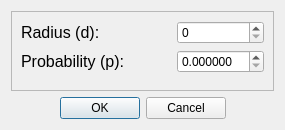
<?xml version="1.0" encoding="UTF-8"?>
<ui version="4.0">
 <class>WhiteNoiseDialog</class>
 <widget class="QDialog" name="WhiteNoiseDialog">
  <property name="windowModality">
   <enum>Qt::ApplicationModal</enum>
  </property>
  <property name="geometry">
   <rect>
    <x>0</x>
    <y>0</y>
    <width>285</width>
    <height>130</height>
   </rect>
  </property>
  <property name="sizePolicy">
   <sizepolicy hsizetype="Fixed" vsizetype="Fixed">
    <horstretch>0</horstretch>
    <verstretch>0</verstretch>
   </sizepolicy>
  </property>
  <property name="windowTitle">
   <string>White Noise parameters</string>
  </property>
  <layout class="QVBoxLayout" name="verticalLayout">
   <item>
    <widget class="QFrame" name="frame">
     <property name="frameShape">
      <enum>QFrame::StyledPanel</enum>
     </property>
     <property name="frameShadow">
      <enum>QFrame::Raised</enum>
     </property>
     <layout class="QFormLayout" name="formLayout">
      <item row="0" column="0">
       <widget class="QLabel" name="label">
        <property name="minimumSize">
         <size>
          <width>150</width>
          <height>0</height>
         </size>
        </property>
        <property name="font">
         <font>
          <pointsize>12</pointsize>
         </font>
        </property>
        <property name="text">
         <string>Radius (d):</string>
        </property>
       </widget>
      </item>
      <item row="1" column="0">
       <widget class="QLabel" name="label_2">
        <property name="font">
         <font>
          <pointsize>12</pointsize>
         </font>
        </property>
        <property name="text">
         <string>Probability (p):</string>
        </property>
       </widget>
      </item>
      <item row="0" column="1">
       <widget class="QSpinBox" name="spinBoxDispersion">
        <property name="maximum">
         <number>255</number>
        </property>
       </widget>
      </item>
      <item row="1" column="1">
       <widget class="QDoubleSpinBox" name="doubleSpinBoxProbaility">
        <property name="decimals">
         <number>6</number>
        </property>
        <property name="maximum">
         <double>1.000000000000000</double>
        </property>
        <property name="singleStep">
         <double>0.000001000000000</double>
        </property>
       </widget>
      </item>
     </layout>
    </widget>
   </item>
   <item>
    <widget class="QDialogButtonBox" name="buttonBox">
     <property name="orientation">
      <enum>Qt::Horizontal</enum>
     </property>
     <property name="standardButtons">
      <set>QDialogButtonBox::Cancel|QDialogButtonBox::Ok</set>
     </property>
     <property name="centerButtons">
      <bool>true</bool>
     </property>
    </widget>
   </item>
  </layout>
 </widget>
 <resources/>
 <connections>
  <connection>
   <sender>buttonBox</sender>
   <signal>accepted()</signal>
   <receiver>WhiteNoiseDialog</receiver>
   <slot>accept()</slot>
   <hints>
    <hint type="sourcelabel">
     <x>248</x>
     <y>254</y>
    </hint>
    <hint type="destinationlabel">
     <x>157</x>
     <y>274</y>
    </hint>
   </hints>
  </connection>
  <connection>
   <sender>buttonBox</sender>
   <signal>rejected()</signal>
   <receiver>WhiteNoiseDialog</receiver>
   <slot>reject()</slot>
   <hints>
    <hint type="sourcelabel">
     <x>316</x>
     <y>260</y>
    </hint>
    <hint type="destinationlabel">
     <x>286</x>
     <y>274</y>
    </hint>
   </hints>
  </connection>
 </connections>
</ui>
